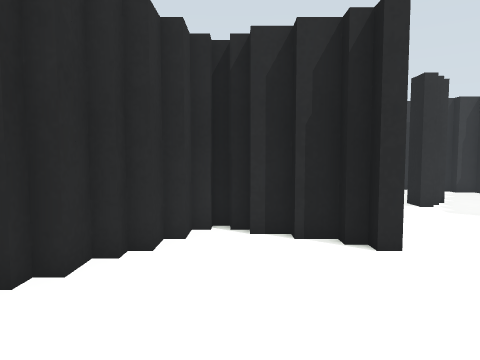
view 1 (above)

14 first-person views from a walk through a Gazebo world. The camera is 0.19 m above the floor, tilts 4° down and sees 70° across. The floor is counted in squares, 0.1 m on a side. Each view is taken from the middle of a square. On the plan, view 1 faces up. The plan holds only what a view shows up to about 18 squares ahead; the rest is blank. The place goes on beyond the plan. Robots are left out.

view 2
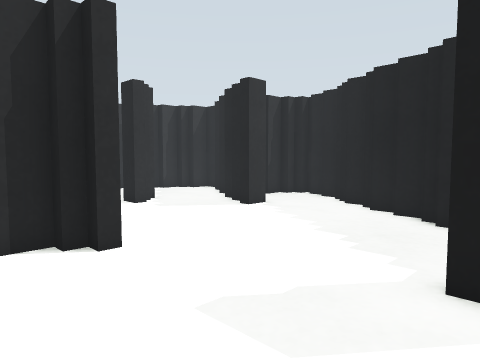

view 3
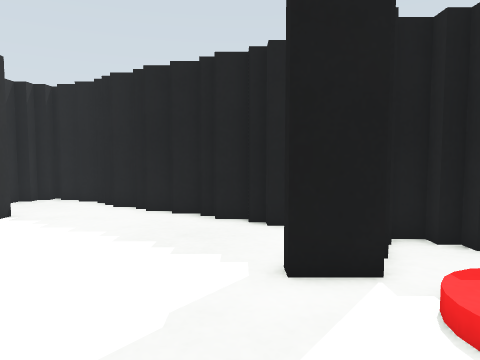

view 4
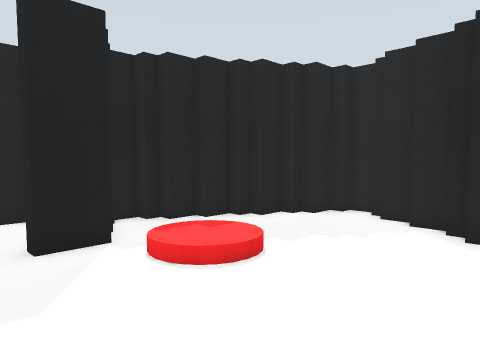

view 5
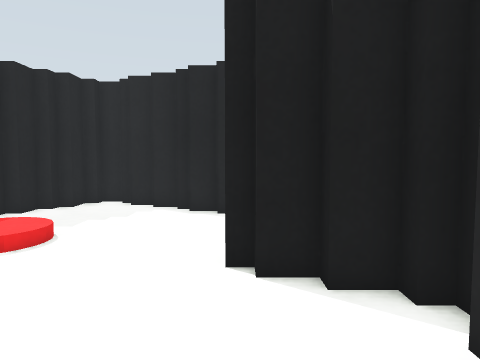

view 6
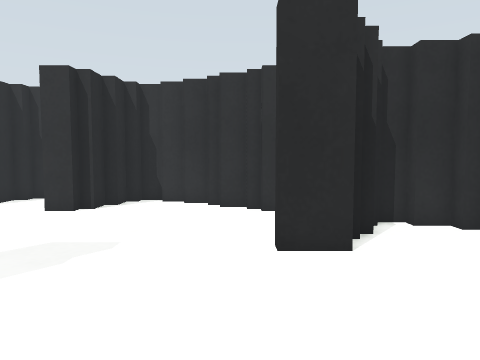

view 7
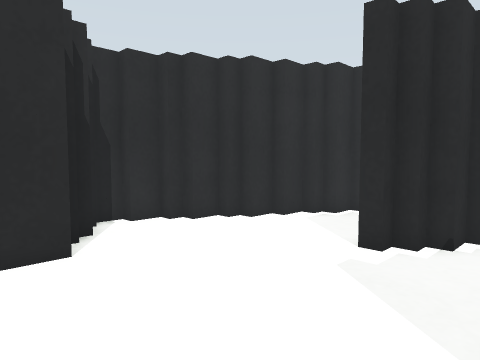

view 8
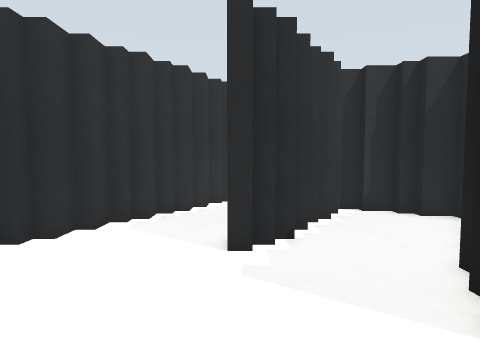

view 9
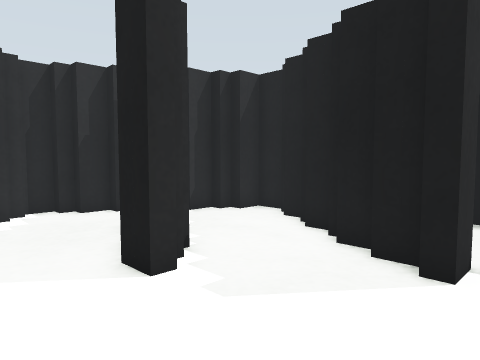

view 10
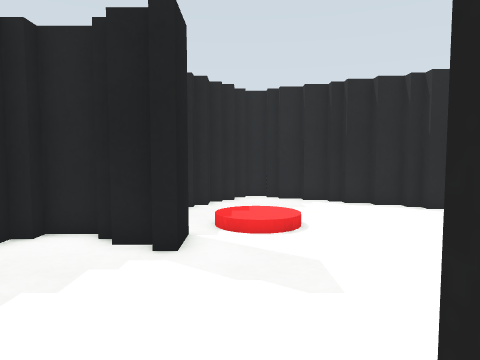

view 11
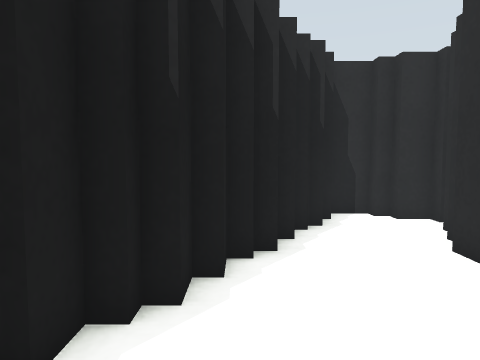

view 12
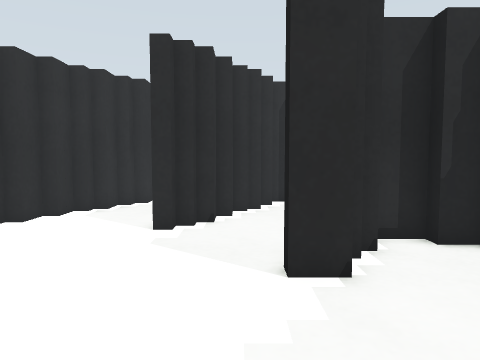

view 13
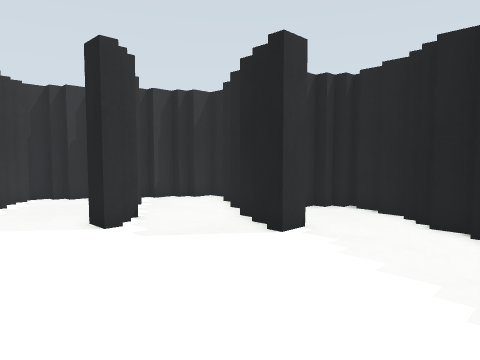

view 14
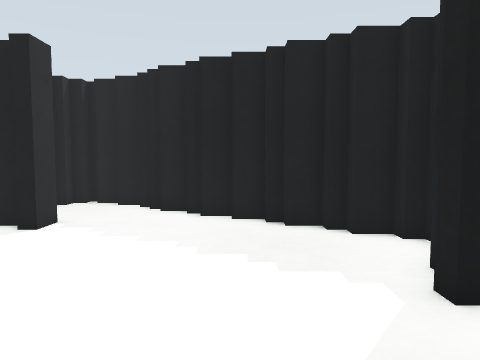

### Floor plan
Key: @ floor where view 1 was taken; # wall or solid block; . main floor; : floor 0.05 m higher than the main floor; B black box; P black post.
Columns run from 8 left of view 1 to 16 right of it. Each row starts with its distance up from view 1.
 21                ##
 20               PB###
 19              BB...#
 18             BPB... ###
 17             P....  ..##
 16            BB...BB....B
 15            PB...B....BB
 14           B....BB...PB
 13          PB....P....BB
 12          B.........####
 11         B..........P..##
 10         B.........PP...BB
  9        B##........B....B
  8       P..###..........B
  7      BB...PB.........BB
  6      B...............P
  5     BB..............PP
  4    BB..............PP
  3    B...............B
  2   BB..............BP
  1  BB##.......PB...BB
  0  P..###.@....###.BB
 -1 PP....B....::..##
 -2 B..........: ...BB
 -3   #B........ ..PB
 -4   ###.........PP
 -5     ##........B
 -6      ###.....BB
 -7        ###..PP
 -8          ##.BB
 -9           ##

Where each view was taken, in squares from view 1:
view 1: 0 up, 0 right, facing up
view 2: 0 up, 0 right, facing up-right
view 3: 2 up, 0 right, facing right
view 4: 3 up, 2 left, facing down-right
view 5: 6 up, 2 left, facing down
view 6: 6 up, 10 right, facing left
view 7: 6 up, 10 right, facing up-left
view 8: 6 up, 7 right, facing up
view 9: 8 up, 4 right, facing up-right
view 10: 8 up, 4 right, facing down
view 11: 5 down, 4 right, facing left
view 12: 4 up, 9 right, facing up
view 13: 4 up, 3 right, facing up-right
view 14: 4 up, 1 right, facing right
